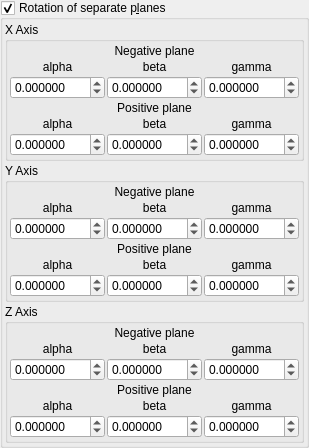
    <widget class="MyGroupBox" name="groupCheck_mandelbox_rotations_enabled">
     <property name="title">
      <string>Rotation of separate p&amp;lanes</string>
     </property>
     <property name="checkable">
      <bool>true</bool>
     </property>
     <layout class="QVBoxLayout" name="verticalLayout_4">
      <property name="spacing">
       <number>2</number>
      </property>
      <property name="leftMargin">
       <number>2</number>
      </property>
      <property name="topMargin">
       <number>2</number>
      </property>
      <property name="rightMargin">
       <number>2</number>
      </property>
      <property name="bottomMargin">
       <number>2</number>
      </property>
      <item>
       <widget class="QGroupBox" name="groupBox_5">
        <property name="title">
         <string>X Axis</string>
        </property>
        <layout class="QVBoxLayout" name="verticalLayout_7">
         <property name="spacing">
          <number>2</number>
         </property>
         <property name="leftMargin">
          <number>2</number>
         </property>
         <property name="topMargin">
          <number>2</number>
         </property>
         <property name="rightMargin">
          <number>2</number>
         </property>
         <property name="bottomMargin">
          <number>2</number>
         </property>
         <item>
          <layout class="QGridLayout" name="gridLayout_3">
           <property name="spacing">
            <number>2</number>
           </property>
           <item row="3" column="0" colspan="3">
            <widget class="QLabel" name="label_23">
             <property name="text">
              <string>Positive plane</string>
             </property>
             <property name="alignment">
              <set>Qt::AlignCenter</set>
             </property>
            </widget>
           </item>
           <item row="2" column="1">
            <widget class="MyDoubleSpinBox" name="spinboxd3_mandelbox_rotation_neg_1_y">
             <property name="sizePolicy">
              <sizepolicy hsizetype="Minimum" vsizetype="Maximum">
               <horstretch>0</horstretch>
               <verstretch>0</verstretch>
              </sizepolicy>
             </property>
             <property name="prefix">
              <string/>
             </property>
             <property name="suffix">
              <string/>
             </property>
             <property name="decimals">
              <number>6</number>
             </property>
             <property name="minimum">
              <double>-180.000000000000000</double>
             </property>
             <property name="maximum">
              <double>180.000000000000000</double>
             </property>
             <property name="singleStep">
              <double>1.000000000000000</double>
             </property>
            </widget>
           </item>
           <item row="2" column="2">
            <widget class="MyDoubleSpinBox" name="spinboxd3_mandelbox_rotation_neg_1_z">
             <property name="sizePolicy">
              <sizepolicy hsizetype="Minimum" vsizetype="Maximum">
               <horstretch>0</horstretch>
               <verstretch>0</verstretch>
              </sizepolicy>
             </property>
             <property name="prefix">
              <string/>
             </property>
             <property name="suffix">
              <string/>
             </property>
             <property name="decimals">
              <number>6</number>
             </property>
             <property name="minimum">
              <double>-180.000000000000000</double>
             </property>
             <property name="maximum">
              <double>180.000000000000000</double>
             </property>
             <property name="singleStep">
              <double>1.000000000000000</double>
             </property>
            </widget>
           </item>
           <item row="1" column="2">
            <widget class="QLabel" name="label_18">
             <property name="text">
              <string notr="true">gamma</string>
             </property>
             <property name="alignment">
              <set>Qt::AlignCenter</set>
             </property>
            </widget>
           </item>
           <item row="1" column="1">
            <widget class="QLabel" name="label_16">
             <property name="text">
              <string notr="true">beta</string>
             </property>
             <property name="alignment">
              <set>Qt::AlignCenter</set>
             </property>
            </widget>
           </item>
           <item row="2" column="0">
            <widget class="MyDoubleSpinBox" name="spinboxd3_mandelbox_rotation_neg_1_x">
             <property name="sizePolicy">
              <sizepolicy hsizetype="Minimum" vsizetype="Maximum">
               <horstretch>0</horstretch>
               <verstretch>0</verstretch>
              </sizepolicy>
             </property>
             <property name="prefix">
              <string/>
             </property>
             <property name="suffix">
              <string/>
             </property>
             <property name="decimals">
              <number>6</number>
             </property>
             <property name="minimum">
              <double>-180.000000000000000</double>
             </property>
             <property name="maximum">
              <double>180.000000000000000</double>
             </property>
             <property name="singleStep">
              <double>1.000000000000000</double>
             </property>
            </widget>
           </item>
           <item row="1" column="0">
            <widget class="QLabel" name="label_17">
             <property name="text">
              <string notr="true">alpha</string>
             </property>
             <property name="alignment">
              <set>Qt::AlignCenter</set>
             </property>
            </widget>
           </item>
           <item row="0" column="0" colspan="3">
            <widget class="QLabel" name="label_22">
             <property name="text">
              <string>Negative plane</string>
             </property>
             <property name="alignment">
              <set>Qt::AlignCenter</set>
             </property>
            </widget>
           </item>
           <item row="4" column="0">
            <widget class="QLabel" name="label_19">
             <property name="text">
              <string notr="true">alpha</string>
             </property>
             <property name="alignment">
              <set>Qt::AlignCenter</set>
             </property>
            </widget>
           </item>
           <item row="5" column="0">
            <widget class="MyDoubleSpinBox" name="spinboxd3_mandelbox_rotation_pos_1_x">
             <property name="sizePolicy">
              <sizepolicy hsizetype="Minimum" vsizetype="Maximum">
               <horstretch>0</horstretch>
               <verstretch>0</verstretch>
              </sizepolicy>
             </property>
             <property name="prefix">
              <string/>
             </property>
             <property name="suffix">
              <string/>
             </property>
             <property name="decimals">
              <number>6</number>
             </property>
             <property name="minimum">
              <double>-180.000000000000000</double>
             </property>
             <property name="maximum">
              <double>180.000000000000000</double>
             </property>
             <property name="singleStep">
              <double>1.000000000000000</double>
             </property>
            </widget>
           </item>
           <item row="4" column="2">
            <widget class="QLabel" name="label_21">
             <property name="text">
              <string notr="true">gamma</string>
             </property>
             <property name="alignment">
              <set>Qt::AlignCenter</set>
             </property>
            </widget>
           </item>
           <item row="5" column="2">
            <widget class="MyDoubleSpinBox" name="spinboxd3_mandelbox_rotation_pos_1_z">
             <property name="sizePolicy">
              <sizepolicy hsizetype="Minimum" vsizetype="Maximum">
               <horstretch>0</horstretch>
               <verstretch>0</verstretch>
              </sizepolicy>
             </property>
             <property name="prefix">
              <string/>
             </property>
             <property name="suffix">
              <string/>
             </property>
             <property name="decimals">
              <number>6</number>
             </property>
             <property name="minimum">
              <double>-180.000000000000000</double>
             </property>
             <property name="maximum">
              <double>180.000000000000000</double>
             </property>
             <property name="singleStep">
              <double>1.000000000000000</double>
             </property>
            </widget>
           </item>
           <item row="5" column="1">
            <widget class="MyDoubleSpinBox" name="spinboxd3_mandelbox_rotation_pos_1_y">
             <property name="sizePolicy">
              <sizepolicy hsizetype="Minimum" vsizetype="Maximum">
               <horstretch>0</horstretch>
               <verstretch>0</verstretch>
              </sizepolicy>
             </property>
             <property name="prefix">
              <string/>
             </property>
             <property name="suffix">
              <string/>
             </property>
             <property name="decimals">
              <number>6</number>
             </property>
             <property name="minimum">
              <double>-180.000000000000000</double>
             </property>
             <property name="maximum">
              <double>180.000000000000000</double>
             </property>
             <property name="singleStep">
              <double>1.000000000000000</double>
             </property>
            </widget>
           </item>
           <item row="4" column="1">
            <widget class="QLabel" name="label_20">
             <property name="text">
              <string notr="true">beta</string>
             </property>
             <property name="alignment">
              <set>Qt::AlignCenter</set>
             </property>
            </widget>
           </item>
          </layout>
         </item>
        </layout>
       </widget>
      </item>
      <item>
       <widget class="QGroupBox" name="groupBox_6">
        <property name="title">
         <string>Y Axis</string>
        </property>
        <layout class="QVBoxLayout" name="verticalLayout_9">
         <property name="spacing">
          <number>2</number>
         </property>
         <property name="leftMargin">
          <number>2</number>
         </property>
         <property name="topMargin">
          <number>2</number>
         </property>
         <property name="rightMargin">
          <number>2</number>
         </property>
         <property name="bottomMargin">
          <number>2</number>
         </property>
         <item>
          <layout class="QGridLayout" name="gridLayout_16">
           <property name="spacing">
            <number>2</number>
           </property>
           <item row="3" column="0" colspan="3">
            <widget class="QLabel" name="label_49">
             <property name="text">
              <string>Positive plane</string>
             </property>
             <property name="alignment">
              <set>Qt::AlignCenter</set>
             </property>
            </widget>
           </item>
           <item row="2" column="1">
            <widget class="MyDoubleSpinBox" name="spinboxd3_mandelbox_rotation_neg_2_y">
             <property name="sizePolicy">
              <sizepolicy hsizetype="Minimum" vsizetype="Maximum">
               <horstretch>0</horstretch>
               <verstretch>0</verstretch>
              </sizepolicy>
             </property>
             <property name="prefix">
              <string/>
             </property>
             <property name="suffix">
              <string/>
             </property>
             <property name="decimals">
              <number>6</number>
             </property>
             <property name="minimum">
              <double>-180.000000000000000</double>
             </property>
             <property name="maximum">
              <double>180.000000000000000</double>
             </property>
             <property name="singleStep">
              <double>1.000000000000000</double>
             </property>
            </widget>
           </item>
           <item row="2" column="2">
            <widget class="MyDoubleSpinBox" name="spinboxd3_mandelbox_rotation_neg_2_z">
             <property name="sizePolicy">
              <sizepolicy hsizetype="Minimum" vsizetype="Maximum">
               <horstretch>0</horstretch>
               <verstretch>0</verstretch>
              </sizepolicy>
             </property>
             <property name="prefix">
              <string/>
             </property>
             <property name="suffix">
              <string/>
             </property>
             <property name="decimals">
              <number>6</number>
             </property>
             <property name="minimum">
              <double>-180.000000000000000</double>
             </property>
             <property name="maximum">
              <double>180.000000000000000</double>
             </property>
             <property name="singleStep">
              <double>1.000000000000000</double>
             </property>
            </widget>
           </item>
           <item row="1" column="2">
            <widget class="QLabel" name="label_50">
             <property name="text">
              <string notr="true">gamma</string>
             </property>
             <property name="alignment">
              <set>Qt::AlignCenter</set>
             </property>
            </widget>
           </item>
           <item row="1" column="1">
            <widget class="QLabel" name="label_51">
             <property name="text">
              <string notr="true">beta</string>
             </property>
             <property name="alignment">
              <set>Qt::AlignCenter</set>
             </property>
            </widget>
           </item>
           <item row="2" column="0">
            <widget class="MyDoubleSpinBox" name="spinboxd3_mandelbox_rotation_neg_2_x">
             <property name="sizePolicy">
              <sizepolicy hsizetype="Minimum" vsizetype="Maximum">
               <horstretch>0</horstretch>
               <verstretch>0</verstretch>
              </sizepolicy>
             </property>
             <property name="prefix">
              <string/>
             </property>
             <property name="suffix">
              <string/>
             </property>
             <property name="decimals">
              <number>6</number>
             </property>
             <property name="minimum">
              <double>-180.000000000000000</double>
             </property>
             <property name="maximum">
              <double>180.000000000000000</double>
             </property>
             <property name="singleStep">
              <double>1.000000000000000</double>
             </property>
            </widget>
           </item>
           <item row="1" column="0">
            <widget class="QLabel" name="label_63">
             <property name="text">
              <string notr="true">alpha</string>
             </property>
             <property name="alignment">
              <set>Qt::AlignCenter</set>
             </property>
            </widget>
           </item>
           <item row="0" column="0" colspan="3">
            <widget class="QLabel" name="label_68">
             <property name="text">
              <string>Negative plane</string>
             </property>
             <property name="alignment">
              <set>Qt::AlignCenter</set>
             </property>
            </widget>
           </item>
           <item row="4" column="0">
            <widget class="QLabel" name="label_70">
             <property name="text">
              <string notr="true">alpha</string>
             </property>
             <property name="alignment">
              <set>Qt::AlignCenter</set>
             </property>
            </widget>
           </item>
           <item row="5" column="0">
            <widget class="MyDoubleSpinBox" name="spinboxd3_mandelbox_rotation_pos_2_x">
             <property name="sizePolicy">
              <sizepolicy hsizetype="Minimum" vsizetype="Maximum">
               <horstretch>0</horstretch>
               <verstretch>0</verstretch>
              </sizepolicy>
             </property>
             <property name="prefix">
              <string/>
             </property>
             <property name="suffix">
              <string/>
             </property>
             <property name="decimals">
              <number>6</number>
             </property>
             <property name="minimum">
              <double>-180.000000000000000</double>
             </property>
             <property name="maximum">
              <double>180.000000000000000</double>
             </property>
             <property name="singleStep">
              <double>1.000000000000000</double>
             </property>
            </widget>
           </item>
           <item row="4" column="2">
            <widget class="QLabel" name="label_71">
             <property name="text">
              <string notr="true">gamma</string>
             </property>
             <property name="alignment">
              <set>Qt::AlignCenter</set>
             </property>
            </widget>
           </item>
           <item row="5" column="2">
            <widget class="MyDoubleSpinBox" name="spinboxd3_mandelbox_rotation_pos_2_z">
             <property name="sizePolicy">
              <sizepolicy hsizetype="Minimum" vsizetype="Maximum">
               <horstretch>0</horstretch>
               <verstretch>0</verstretch>
              </sizepolicy>
             </property>
             <property name="prefix">
              <string/>
             </property>
             <property name="suffix">
              <string/>
             </property>
             <property name="decimals">
              <number>6</number>
             </property>
             <property name="minimum">
              <double>-180.000000000000000</double>
             </property>
             <property name="maximum">
              <double>180.000000000000000</double>
             </property>
             <property name="singleStep">
              <double>1.000000000000000</double>
             </property>
            </widget>
           </item>
           <item row="5" column="1">
            <widget class="MyDoubleSpinBox" name="spinboxd3_mandelbox_rotation_pos_2_y">
             <property name="sizePolicy">
              <sizepolicy hsizetype="Minimum" vsizetype="Maximum">
               <horstretch>0</horstretch>
               <verstretch>0</verstretch>
              </sizepolicy>
             </property>
             <property name="prefix">
              <string/>
             </property>
             <property name="suffix">
              <string/>
             </property>
             <property name="decimals">
              <number>6</number>
             </property>
             <property name="minimum">
              <double>-180.000000000000000</double>
             </property>
             <property name="maximum">
              <double>180.000000000000000</double>
             </property>
             <property name="singleStep">
              <double>1.000000000000000</double>
             </property>
            </widget>
           </item>
           <item row="4" column="1">
            <widget class="QLabel" name="label_72">
             <property name="text">
              <string notr="true">beta</string>
             </property>
             <property name="alignment">
              <set>Qt::AlignCenter</set>
             </property>
            </widget>
           </item>
          </layout>
         </item>
        </layout>
       </widget>
      </item>
      <item>
       <widget class="QGroupBox" name="groupBox_7">
        <property name="title">
         <string>Z Axis</string>
        </property>
        <layout class="QVBoxLayout" name="verticalLayout_10">
         <property name="spacing">
          <number>2</number>
         </property>
         <property name="leftMargin">
          <number>2</number>
         </property>
         <property name="topMargin">
          <number>2</number>
         </property>
         <property name="rightMargin">
          <number>2</number>
         </property>
         <property name="bottomMargin">
          <number>2</number>
         </property>
         <item>
          <layout class="QGridLayout" name="gridLayout_17">
           <property name="spacing">
            <number>2</number>
           </property>
           <item row="3" column="0" colspan="3">
            <widget class="QLabel" name="label_73">
             <property name="text">
              <string>Positive plane</string>
             </property>
             <property name="alignment">
              <set>Qt::AlignCenter</set>
             </property>
            </widget>
           </item>
           <item row="2" column="1">
            <widget class="MyDoubleSpinBox" name="spinboxd3_mandelbox_rotation_neg_3_y">
             <property name="sizePolicy">
              <sizepolicy hsizetype="Minimum" vsizetype="Maximum">
               <horstretch>0</horstretch>
               <verstretch>0</verstretch>
              </sizepolicy>
             </property>
             <property name="prefix">
              <string/>
             </property>
             <property name="suffix">
              <string/>
             </property>
             <property name="decimals">
              <number>6</number>
             </property>
             <property name="minimum">
              <double>-180.000000000000000</double>
             </property>
             <property name="maximum">
              <double>180.000000000000000</double>
             </property>
             <property name="singleStep">
              <double>1.000000000000000</double>
             </property>
            </widget>
           </item>
           <item row="2" column="2">
            <widget class="MyDoubleSpinBox" name="spinboxd3_mandelbox_rotation_neg_3_z">
             <property name="sizePolicy">
              <sizepolicy hsizetype="Minimum" vsizetype="Maximum">
               <horstretch>0</horstretch>
               <verstretch>0</verstretch>
              </sizepolicy>
             </property>
             <property name="prefix">
              <string/>
             </property>
             <property name="suffix">
              <string/>
             </property>
             <property name="decimals">
              <number>6</number>
             </property>
             <property name="minimum">
              <double>-180.000000000000000</double>
             </property>
             <property name="maximum">
              <double>180.000000000000000</double>
             </property>
             <property name="singleStep">
              <double>1.000000000000000</double>
             </property>
            </widget>
           </item>
           <item row="1" column="2">
            <widget class="QLabel" name="label_74">
             <property name="text">
              <string notr="true">gamma</string>
             </property>
             <property name="alignment">
              <set>Qt::AlignCenter</set>
             </property>
            </widget>
           </item>
           <item row="1" column="1">
            <widget class="QLabel" name="label_75">
             <property name="text">
              <string notr="true">beta</string>
             </property>
             <property name="alignment">
              <set>Qt::AlignCenter</set>
             </property>
            </widget>
           </item>
           <item row="2" column="0">
            <widget class="MyDoubleSpinBox" name="spinboxd3_mandelbox_rotation_neg_3_x">
             <property name="sizePolicy">
              <sizepolicy hsizetype="Minimum" vsizetype="Maximum">
               <horstretch>0</horstretch>
               <verstretch>0</verstretch>
              </sizepolicy>
             </property>
             <property name="prefix">
              <string/>
             </property>
             <property name="suffix">
              <string/>
             </property>
             <property name="decimals">
              <number>6</number>
             </property>
             <property name="minimum">
              <double>-180.000000000000000</double>
             </property>
             <property name="maximum">
              <double>180.000000000000000</double>
             </property>
             <property name="singleStep">
              <double>1.000000000000000</double>
             </property>
            </widget>
           </item>
           <item row="1" column="0">
            <widget class="QLabel" name="label_76">
             <property name="text">
              <string notr="true">alpha</string>
             </property>
             <property name="alignment">
              <set>Qt::AlignCenter</set>
             </property>
            </widget>
           </item>
           <item row="0" column="0" colspan="3">
            <widget class="QLabel" name="label_77">
             <property name="text">
              <string>Negative plane</string>
             </property>
             <property name="alignment">
              <set>Qt::AlignCenter</set>
             </property>
            </widget>
           </item>
           <item row="4" column="0">
            <widget class="QLabel" name="label_78">
             <property name="text">
              <string notr="true">alpha</string>
             </property>
             <property name="alignment">
              <set>Qt::AlignCenter</set>
             </property>
            </widget>
           </item>
           <item row="5" column="0">
            <widget class="MyDoubleSpinBox" name="spinboxd3_mandelbox_rotation_pos_3_x">
             <property name="sizePolicy">
              <sizepolicy hsizetype="Minimum" vsizetype="Maximum">
               <horstretch>0</horstretch>
               <verstretch>0</verstretch>
              </sizepolicy>
             </property>
             <property name="prefix">
              <string/>
             </property>
             <property name="suffix">
              <string/>
             </property>
             <property name="decimals">
              <number>6</number>
             </property>
             <property name="minimum">
              <double>-180.000000000000000</double>
             </property>
             <property name="maximum">
              <double>180.000000000000000</double>
             </property>
             <property name="singleStep">
              <double>1.000000000000000</double>
             </property>
            </widget>
           </item>
           <item row="4" column="2">
            <widget class="QLabel" name="label_79">
             <property name="text">
              <string notr="true">gamma</string>
             </property>
             <property name="alignment">
              <set>Qt::AlignCenter</set>
             </property>
            </widget>
           </item>
           <item row="5" column="2">
            <widget class="MyDoubleSpinBox" name="spinboxd3_mandelbox_rotation_pos_3_z">
             <property name="sizePolicy">
              <sizepolicy hsizetype="Minimum" vsizetype="Maximum">
               <horstretch>0</horstretch>
               <verstretch>0</verstretch>
              </sizepolicy>
             </property>
             <property name="prefix">
              <string/>
             </property>
             <property name="suffix">
              <string/>
             </property>
             <property name="decimals">
              <number>6</number>
             </property>
             <property name="minimum">
              <double>-180.000000000000000</double>
             </property>
             <property name="maximum">
              <double>180.000000000000000</double>
             </property>
             <property name="singleStep">
              <double>1.000000000000000</double>
             </property>
            </widget>
           </item>
           <item row="5" column="1">
            <widget class="MyDoubleSpinBox" name="spinboxd3_mandelbox_rotation_pos_3_y">
             <property name="sizePolicy">
              <sizepolicy hsizetype="Minimum" vsizetype="Maximum">
               <horstretch>0</horstretch>
               <verstretch>0</verstretch>
              </sizepolicy>
             </property>
             <property name="prefix">
              <string/>
             </property>
             <property name="suffix">
              <string/>
             </property>
             <property name="decimals">
              <number>6</number>
             </property>
             <property name="minimum">
              <double>-180.000000000000000</double>
             </property>
             <property name="maximum">
              <double>180.000000000000000</double>
             </property>
             <property name="singleStep">
              <double>1.000000000000000</double>
             </property>
            </widget>
           </item>
           <item row="4" column="1">
            <widget class="QLabel" name="label_80">
             <property name="text">
              <string notr="true">beta</string>
             </property>
             <property name="alignment">
              <set>Qt::AlignCenter</set>
             </property>
            </widget>
           </item>
          </layout>
         </item>
        </layout>
       </widget>
      </item>
     </layout>
    </widget>
